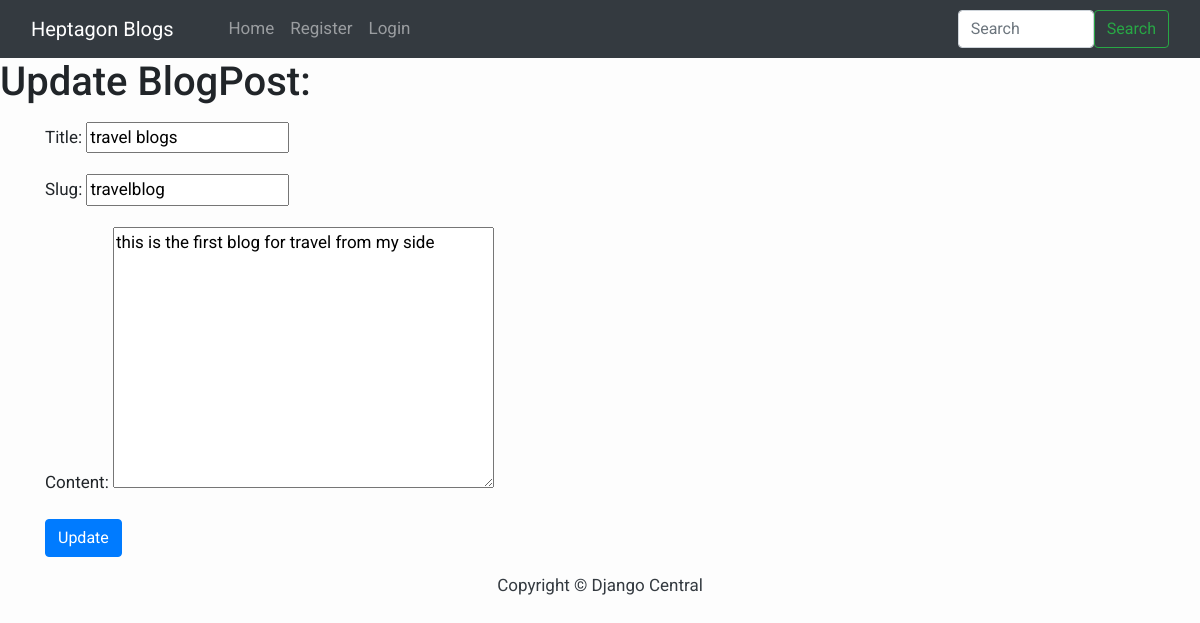
/edit_blog_post/travelblog/, run on the app's committed database.
### blog/models.py (models this page shows, shortened)
class BlogPost(models.Model):
    title=models.CharField(max_length=255)
    author= models.ForeignKey(User, on_delete=models.CASCADE)
    slug=models.CharField(max_length=130)
    content=models.TextField()
    image = models.ImageField(upload_to="profile_pics", blank=True, null=True)
    dateTime=models.DateTimeField(auto_now_add=True)

### blog/views.py (the view)
# urls.py: path("edit_blog_post/<str:slug>/", UpdatePostView.as_view(), name="edit_blog_post"),
class UpdatePostView(UpdateView):
    try:
        model = BlogPost
        template_name = 'edit_blog.html'
        fields = ['title','slug','content']
    except Exception as e:
        JsonResponse({'msg':'something missing'})

### templates/edit_blog.html
{%extends 'base.html'%} {%block content%}
<h1> Update BlogPost:</h1>
<form action="" enctype="multipart/form-data" method="POST"> {% csrf_token %}
    <div class="container mt-3">
   {{ form.as_p }}
        <button type="submit" class="btn btn-primary">Update</button>
    </div>
</form>
{%endblock content%}

### templates/base.html (style rules this page uses)
body { font-family: "Roboto", sans-serif; font-size: 17px; background-color: #fdfdfd; }

### data on the page
BlogPost: title "travel blogs", slug "travelblog", content "this is the first blog for travel from my side"
